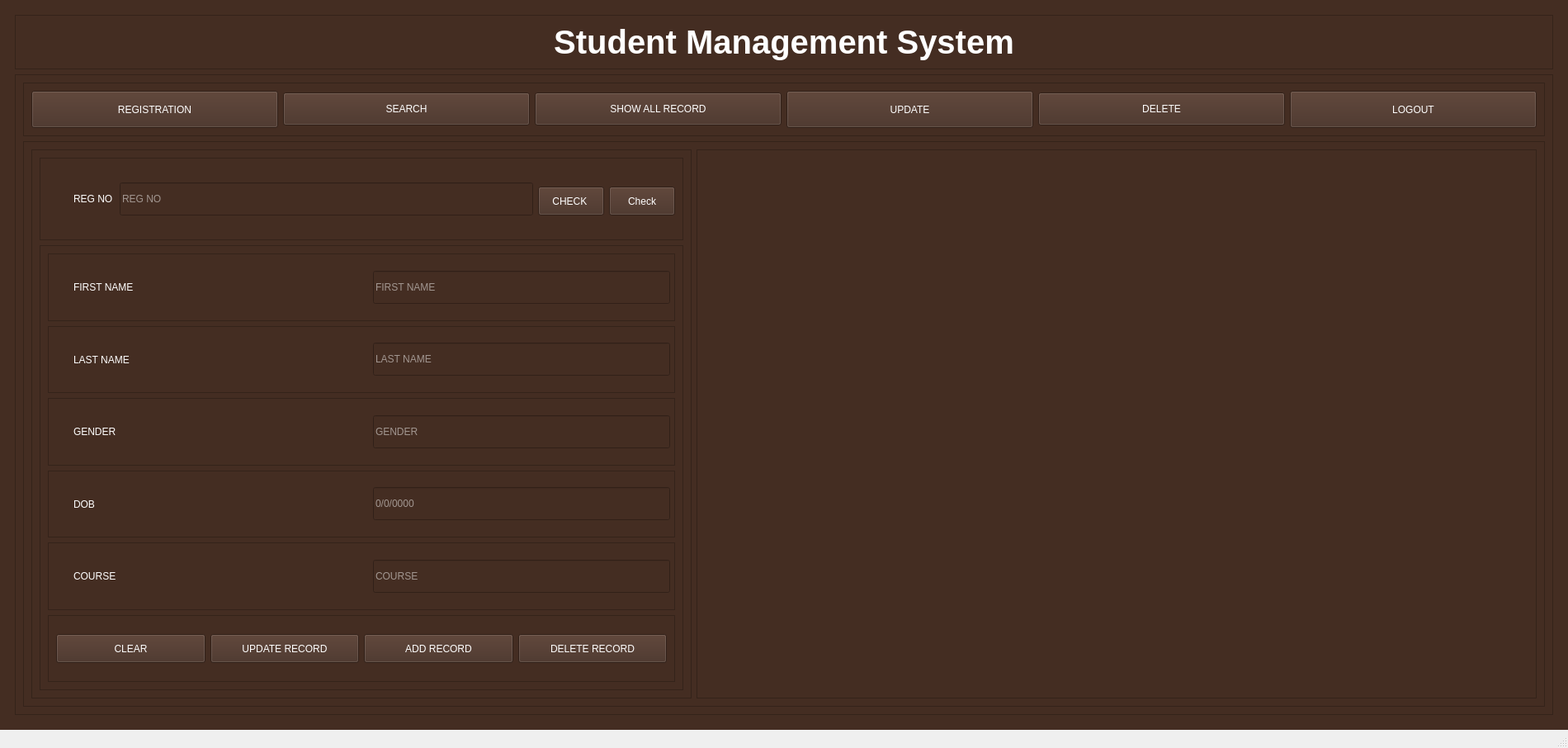
<?xml version="1.0" encoding="UTF-8"?>
<ui version="4.0">
 <class>MainWindow</class>
 <widget class="QMainWindow" name="MainWindow">
  <property name="geometry">
   <rect>
    <x>0</x>
    <y>0</y>
    <width>1900</width>
    <height>906</height>
   </rect>
  </property>
  <property name="windowTitle">
   <string>MainWindow</string>
  </property>
  <widget class="QWidget" name="centralwidget">
   <property name="styleSheet">
    <string notr="true">background-color: rgb(68, 45, 34);
color: rgb(255, 255, 255);</string>
   </property>
   <layout class="QHBoxLayout" name="horizontalLayout">
    <item>
     <widget class="QWidget" name="widget" native="true">
      <layout class="QVBoxLayout" name="verticalLayout">
       <item>
        <widget class="QFrame" name="frame">
         <property name="maximumSize">
          <size>
           <width>16777215</width>
           <height>100</height>
          </size>
         </property>
         <property name="frameShape">
          <enum>QFrame::StyledPanel</enum>
         </property>
         <property name="frameShadow">
          <enum>QFrame::Raised</enum>
         </property>
         <layout class="QHBoxLayout" name="horizontalLayout_2">
          <item>
           <widget class="QLabel" name="label">
            <property name="font">
             <font>
              <pointsize>30</pointsize>
              <weight>75</weight>
              <bold>true</bold>
             </font>
            </property>
            <property name="text">
             <string>Student Management System</string>
            </property>
            <property name="alignment">
             <set>Qt::AlignCenter</set>
            </property>
           </widget>
          </item>
         </layout>
        </widget>
       </item>
       <item>
        <widget class="QFrame" name="frame_2">
         <property name="frameShape">
          <enum>QFrame::StyledPanel</enum>
         </property>
         <property name="frameShadow">
          <enum>QFrame::Raised</enum>
         </property>
         <layout class="QVBoxLayout" name="verticalLayout_2">
          <item>
           <widget class="QFrame" name="frame_3">
            <property name="maximumSize">
             <size>
              <width>16777215</width>
              <height>100</height>
             </size>
            </property>
            <property name="styleSheet">
             <string notr="true">font: 75 14pt &quot;MS Shell Dlg 2&quot;;</string>
            </property>
            <property name="frameShape">
             <enum>QFrame::StyledPanel</enum>
            </property>
            <property name="frameShadow">
             <enum>QFrame::Raised</enum>
            </property>
            <layout class="QHBoxLayout" name="horizontalLayout_3">
             <item>
              <widget class="QPushButton" name="registration">
               <property name="minimumSize">
                <size>
                 <width>0</width>
                 <height>45</height>
                </size>
               </property>
               <property name="text">
                <string>REGISTRATION</string>
               </property>
              </widget>
             </item>
             <item>
              <widget class="QPushButton" name="search">
               <property name="minimumSize">
                <size>
                 <width>0</width>
                 <height>40</height>
                </size>
               </property>
               <property name="text">
                <string>SEARCH</string>
               </property>
              </widget>
             </item>
             <item>
              <widget class="QPushButton" name="showall">
               <property name="minimumSize">
                <size>
                 <width>0</width>
                 <height>40</height>
                </size>
               </property>
               <property name="text">
                <string>SHOW ALL RECORD</string>
               </property>
              </widget>
             </item>
             <item>
              <widget class="QPushButton" name="update">
               <property name="minimumSize">
                <size>
                 <width>0</width>
                 <height>45</height>
                </size>
               </property>
               <property name="text">
                <string>UPDATE</string>
               </property>
              </widget>
             </item>
             <item>
              <widget class="QPushButton" name="delete_2">
               <property name="minimumSize">
                <size>
                 <width>0</width>
                 <height>40</height>
                </size>
               </property>
               <property name="text">
                <string>DELETE</string>
               </property>
              </widget>
             </item>
             <item>
              <widget class="QPushButton" name="logout">
               <property name="minimumSize">
                <size>
                 <width>0</width>
                 <height>45</height>
                </size>
               </property>
               <property name="text">
                <string>LOGOUT</string>
               </property>
              </widget>
             </item>
            </layout>
           </widget>
          </item>
          <item>
           <widget class="QFrame" name="frame_4">
            <property name="styleSheet">
             <string notr="true"/>
            </property>
            <property name="frameShape">
             <enum>QFrame::StyledPanel</enum>
            </property>
            <property name="frameShadow">
             <enum>QFrame::Raised</enum>
            </property>
            <layout class="QHBoxLayout" name="horizontalLayout_4">
             <item>
              <widget class="QFrame" name="frame_5">
               <property name="minimumSize">
                <size>
                 <width>100</width>
                 <height>0</height>
                </size>
               </property>
               <property name="maximumSize">
                <size>
                 <width>800</width>
                 <height>16777215</height>
                </size>
               </property>
               <property name="frameShape">
                <enum>QFrame::StyledPanel</enum>
               </property>
               <property name="frameShadow">
                <enum>QFrame::Raised</enum>
               </property>
               <layout class="QVBoxLayout" name="verticalLayout_3">
                <item>
                 <widget class="QFrame" name="frame_7">
                  <property name="maximumSize">
                   <size>
                    <width>16777215</width>
                    <height>100</height>
                   </size>
                  </property>
                  <property name="frameShape">
                   <enum>QFrame::StyledPanel</enum>
                  </property>
                  <property name="frameShadow">
                   <enum>QFrame::Raised</enum>
                  </property>
                  <layout class="QHBoxLayout" name="horizontalLayout_5">
                   <property name="leftMargin">
                    <number>40</number>
                   </property>
                   <item>
                    <widget class="QLabel" name="label_2">
                     <property name="minimumSize">
                      <size>
                       <width>50</width>
                       <height>0</height>
                      </size>
                     </property>
                     <property name="styleSheet">
                      <string notr="true">font: 75 18pt &quot;MS Shell Dlg 2&quot;;</string>
                     </property>
                     <property name="text">
                      <string>REG NO</string>
                     </property>
                    </widget>
                   </item>
                   <item>
                    <widget class="QLineEdit" name="regno">
                     <property name="maximumSize">
                      <size>
                       <width>16777215</width>
                       <height>40</height>
                      </size>
                     </property>
                     <property name="placeholderText">
                      <string>REG NO</string>
                     </property>
                    </widget>
                   </item>
                   <item>
                    <widget class="QPushButton" name="check2">
                     <property name="minimumSize">
                      <size>
                       <width>75</width>
                       <height>35</height>
                      </size>
                     </property>
                     <property name="maximumSize">
                      <size>
                       <width>16777215</width>
                       <height>30</height>
                      </size>
                     </property>
                     <property name="text">
                      <string>CHECK </string>
                     </property>
                    </widget>
                   </item>
                   <item>
                    <widget class="QPushButton" name="check">
                     <property name="minimumSize">
                      <size>
                       <width>75</width>
                       <height>35</height>
                      </size>
                     </property>
                     <property name="maximumSize">
                      <size>
                       <width>16777215</width>
                       <height>30</height>
                      </size>
                     </property>
                     <property name="text">
                      <string>Check</string>
                     </property>
                    </widget>
                   </item>
                  </layout>
                 </widget>
                </item>
                <item>
                 <widget class="QFrame" name="frame_8">
                  <property name="frameShape">
                   <enum>QFrame::StyledPanel</enum>
                  </property>
                  <property name="frameShadow">
                   <enum>QFrame::Raised</enum>
                  </property>
                  <layout class="QVBoxLayout" name="verticalLayout_4">
                   <item>
                    <widget class="QFrame" name="frame_11">
                     <property name="frameShape">
                      <enum>QFrame::StyledPanel</enum>
                     </property>
                     <property name="frameShadow">
                      <enum>QFrame::Raised</enum>
                     </property>
                     <layout class="QHBoxLayout" name="horizontalLayout_7">
                      <property name="leftMargin">
                       <number>30</number>
                      </property>
                      <item>
                       <widget class="QLabel" name="label_3">
                        <property name="minimumSize">
                         <size>
                          <width>370</width>
                          <height>0</height>
                         </size>
                        </property>
                        <property name="styleSheet">
                         <string notr="true">font: 75 15pt &quot;MS Shell Dlg 2&quot;;</string>
                        </property>
                        <property name="text">
                         <string>FIRST NAME</string>
                        </property>
                       </widget>
                      </item>
                      <item>
                       <widget class="QLineEdit" name="firstname">
                        <property name="minimumSize">
                         <size>
                          <width>360</width>
                          <height>40</height>
                         </size>
                        </property>
                        <property name="placeholderText">
                         <string>FIRST NAME</string>
                        </property>
                       </widget>
                      </item>
                     </layout>
                    </widget>
                   </item>
                   <item>
                    <widget class="QFrame" name="frame_9">
                     <property name="frameShape">
                      <enum>QFrame::StyledPanel</enum>
                     </property>
                     <property name="frameShadow">
                      <enum>QFrame::Raised</enum>
                     </property>
                     <layout class="QHBoxLayout" name="horizontalLayout_8">
                      <property name="leftMargin">
                       <number>30</number>
                      </property>
                      <item>
                       <widget class="QLabel" name="label_4">
                        <property name="minimumSize">
                         <size>
                          <width>370</width>
                          <height>0</height>
                         </size>
                        </property>
                        <property name="styleSheet">
                         <string notr="true">font: 75 15pt &quot;MS Shell Dlg 2&quot;;</string>
                        </property>
                        <property name="text">
                         <string>LAST NAME</string>
                        </property>
                       </widget>
                      </item>
                      <item>
                       <widget class="QLineEdit" name="lastname">
                        <property name="minimumSize">
                         <size>
                          <width>360</width>
                          <height>40</height>
                         </size>
                        </property>
                        <property name="placeholderText">
                         <string>LAST NAME</string>
                        </property>
                       </widget>
                      </item>
                     </layout>
                    </widget>
                   </item>
                   <item>
                    <widget class="QFrame" name="frame_10">
                     <property name="frameShape">
                      <enum>QFrame::StyledPanel</enum>
                     </property>
                     <property name="frameShadow">
                      <enum>QFrame::Raised</enum>
                     </property>
                     <layout class="QHBoxLayout" name="horizontalLayout_9">
                      <property name="leftMargin">
                       <number>30</number>
                      </property>
                      <item>
                       <widget class="QLabel" name="label_5">
                        <property name="minimumSize">
                         <size>
                          <width>370</width>
                          <height>0</height>
                         </size>
                        </property>
                        <property name="styleSheet">
                         <string notr="true">font: 75 15pt &quot;MS Shell Dlg 2&quot;;</string>
                        </property>
                        <property name="text">
                         <string>GENDER</string>
                        </property>
                       </widget>
                      </item>
                      <item>
                       <widget class="QLineEdit" name="gender">
                        <property name="minimumSize">
                         <size>
                          <width>360</width>
                          <height>40</height>
                         </size>
                        </property>
                        <property name="placeholderText">
                         <string>GENDER</string>
                        </property>
                       </widget>
                      </item>
                     </layout>
                    </widget>
                   </item>
                   <item>
                    <widget class="QFrame" name="frame_12">
                     <property name="frameShape">
                      <enum>QFrame::StyledPanel</enum>
                     </property>
                     <property name="frameShadow">
                      <enum>QFrame::Raised</enum>
                     </property>
                     <layout class="QHBoxLayout" name="horizontalLayout_10">
                      <property name="leftMargin">
                       <number>30</number>
                      </property>
                      <item>
                       <widget class="QLabel" name="label_6">
                        <property name="minimumSize">
                         <size>
                          <width>370</width>
                          <height>0</height>
                         </size>
                        </property>
                        <property name="styleSheet">
                         <string notr="true">font: 75 15pt &quot;MS Shell Dlg 2&quot;;</string>
                        </property>
                        <property name="text">
                         <string>DOB</string>
                        </property>
                       </widget>
                      </item>
                      <item>
                       <widget class="QLineEdit" name="dob">
                        <property name="minimumSize">
                         <size>
                          <width>360</width>
                          <height>40</height>
                         </size>
                        </property>
                        <property name="placeholderText">
                         <string>0/0/0000</string>
                        </property>
                       </widget>
                      </item>
                     </layout>
                    </widget>
                   </item>
                   <item>
                    <widget class="QFrame" name="frame_14">
                     <property name="frameShape">
                      <enum>QFrame::StyledPanel</enum>
                     </property>
                     <property name="frameShadow">
                      <enum>QFrame::Raised</enum>
                     </property>
                     <layout class="QHBoxLayout" name="horizontalLayout_11">
                      <property name="leftMargin">
                       <number>30</number>
                      </property>
                      <item>
                       <widget class="QLabel" name="label_7">
                        <property name="minimumSize">
                         <size>
                          <width>370</width>
                          <height>0</height>
                         </size>
                        </property>
                        <property name="styleSheet">
                         <string notr="true">font: 75 15pt &quot;MS Shell Dlg 2&quot;;</string>
                        </property>
                        <property name="text">
                         <string>COURSE</string>
                        </property>
                       </widget>
                      </item>
                      <item>
                       <widget class="QLineEdit" name="course">
                        <property name="minimumSize">
                         <size>
                          <width>360</width>
                          <height>40</height>
                         </size>
                        </property>
                        <property name="placeholderText">
                         <string>COURSE</string>
                        </property>
                       </widget>
                      </item>
                     </layout>
                    </widget>
                   </item>
                   <item>
                    <widget class="QFrame" name="frame_13">
                     <property name="styleSheet">
                      <string notr="true">font: 10pt &quot;MS Shell Dlg 2&quot;;</string>
                     </property>
                     <property name="frameShape">
                      <enum>QFrame::StyledPanel</enum>
                     </property>
                     <property name="frameShadow">
                      <enum>QFrame::Raised</enum>
                     </property>
                     <layout class="QHBoxLayout" name="horizontalLayout_6">
                      <item>
                       <widget class="QPushButton" name="clear_btn">
                        <property name="minimumSize">
                         <size>
                          <width>0</width>
                          <height>35</height>
                         </size>
                        </property>
                        <property name="text">
                         <string>CLEAR</string>
                        </property>
                       </widget>
                      </item>
                      <item>
                       <widget class="QPushButton" name="updt">
                        <property name="minimumSize">
                         <size>
                          <width>0</width>
                          <height>35</height>
                         </size>
                        </property>
                        <property name="text">
                         <string>UPDATE RECORD</string>
                        </property>
                       </widget>
                      </item>
                      <item>
                       <widget class="QPushButton" name="add">
                        <property name="minimumSize">
                         <size>
                          <width>0</width>
                          <height>35</height>
                         </size>
                        </property>
                        <property name="text">
                         <string>ADD RECORD</string>
                        </property>
                       </widget>
                      </item>
                      <item>
                       <widget class="QPushButton" name="delete_btn">
                        <property name="minimumSize">
                         <size>
                          <width>0</width>
                          <height>35</height>
                         </size>
                        </property>
                        <property name="text">
                         <string>DELETE RECORD</string>
                        </property>
                       </widget>
                      </item>
                     </layout>
                    </widget>
                   </item>
                  </layout>
                 </widget>
                </item>
               </layout>
              </widget>
             </item>
             <item>
              <widget class="QTableWidget" name="display">
               <property name="styleSheet">
                <string notr="true">color: rgb(0, 255, 255);
font: 75 11pt &quot;MS Shell Dlg 2&quot;;</string>
               </property>
               <property name="editTriggers">
                <set>QAbstractItemView::NoEditTriggers</set>
               </property>
               <attribute name="verticalHeaderVisible">
                <bool>false</bool>
               </attribute>
              </widget>
             </item>
            </layout>
           </widget>
          </item>
         </layout>
        </widget>
       </item>
      </layout>
     </widget>
    </item>
   </layout>
  </widget>
  <widget class="QMenuBar" name="menubar">
   <property name="geometry">
    <rect>
     <x>0</x>
     <y>0</y>
     <width>1900</width>
     <height>18</height>
    </rect>
   </property>
  </widget>
  <widget class="QStatusBar" name="statusbar"/>
 </widget>
 <resources/>
 <connections/>
</ui>
